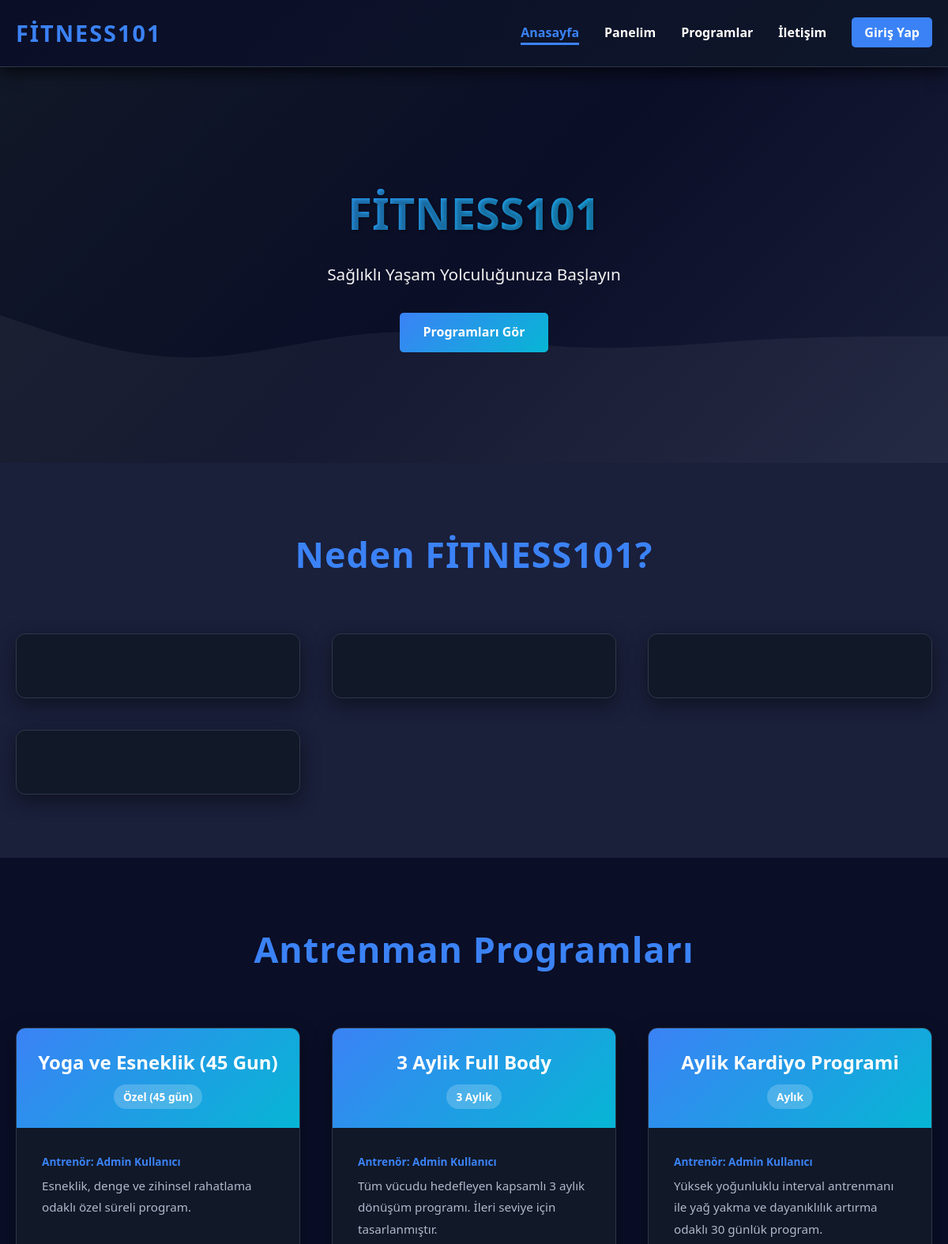
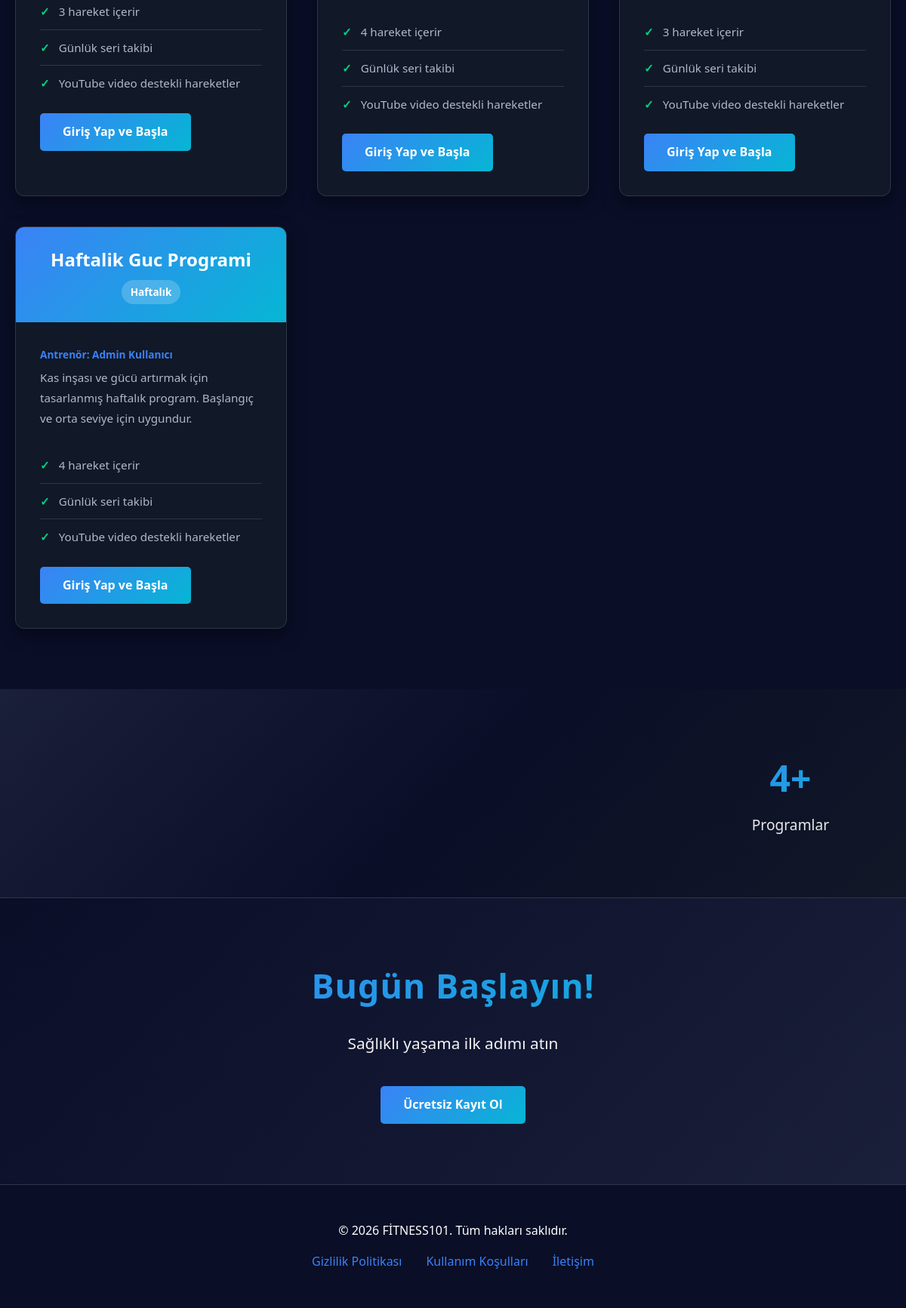
The page / on the database its author committed (2 pictures, top to bottom).
### tables this page shows
CREATE TABLE IF NOT EXISTS program_templates (
    id INT PRIMARY KEY AUTO_INCREMENT,
    name VARCHAR(120) NOT NULL,
    description TEXT,
    duration_type ENUM('haftalik','aylik','uc_aylik','ozel') NOT NULL,
    custom_days INT DEFAULT NULL,
    created_by INT DEFAULT NULL,
    created_at DATETIME DEFAULT CURRENT_TIMESTAMP
);

CREATE TABLE IF NOT EXISTS users (
    id INT PRIMARY KEY AUTO_INCREMENT,
    username VARCHAR(50) NOT NULL UNIQUE,
    email VARCHAR(120) NOT NULL UNIQUE,
    password VARCHAR(64) NOT NULL,
    full_name VARCHAR(100) DEFAULT NULL,
    phone VARCHAR(20) DEFAULT NULL,
    age INT DEFAULT NULL,
    gender ENUM('Erkek','Kadın','Diğer') DEFAULT NULL,
    address VARCHAR(255) DEFAULT NULL,
    is_admin TINYINT(1) DEFAULT 0,
    is_active TINYINT(1) DEFAULT 1,
    trainer_id INT DEFAULT NULL,
    last_login DATETIME DEFAULT NULL,
    created_at DATETIME DEFAULT CURRENT_TIMESTAMP
);

### session-check.php (called while the page is built, shortened)
<?php
require_once 'config.php';
function isLoggedIn() {
    return !empty($_SESSION['logged_in']) && $_SESSION['logged_in'] === true;
}
?>

### config.php (called while the page is built, shortened)
<?php
$conn = new mysqli('localhost', 'root', '', 'fitness101', 3306);
$conn->set_charset('utf8mb4');
$conn->query("CREATE TABLE IF NOT EXISTS users (
    id INT PRIMARY KEY AUTO_INCREMENT,
    username VARCHAR(50) NOT NULL UNIQUE,
    email VARCHAR(120) NOT NULL UNIQUE,
    password VARCHAR(64) NOT NULL,
    full_name VARCHAR(100) DEFAULT NULL,
    phone VARCHAR(20) DEFAULT NULL,
    age INT DEFAULT NULL,
    gender ENUM('Erkek','Kadın','Diğer') DEFAULT NULL,
    address VARCHAR(255) DEFAULT NULL,
    is_admin TINYINT(1) DEFAULT 0,
    is_active TINYINT(1) DEFAULT 1,
    last_login DATETIME DEFAULT NULL,
    created_at DATETIME DEFAULT CURRENT_TIMESTAMP
) ENGINE=InnoDB");
$conn->query("CREATE TABLE IF NOT EXISTS program_templates (
    id INT PRIMARY KEY AUTO_INCREMENT,
    name VARCHAR(120) NOT NULL,
    description TEXT,
    duration_type ENUM('haftalik','aylik','uc_aylik','ozel') NOT NULL,
    custom_days INT DEFAULT NULL,
    created_by INT DEFAULT NULL,
    created_at DATETIME DEFAULT CURRENT_TIMESTAMP
)");
$conn->query("CREATE TABLE IF NOT EXISTS program_exercises (
    id INT PRIMARY KEY AUTO_INCREMENT,
    program_id INT NOT NULL,
    title VARCHAR(120) NOT NULL,
    description TEXT,
    youtube_url VARCHAR(255),
    sort_order INT DEFAULT 1
)");
$conn->query("CREATE TABLE IF NOT EXISTS user_program_assignments (
    id INT PRIMARY KEY AUTO_INCREMENT,
    user_id INT NOT NULL,
    program_id INT NOT NULL,
    start_date DATE NOT NULL,
    end_date DATE NOT NULL,
    selected_days VARCHAR(50) NOT NULL,
    status ENUM('Aktif','Tamamlandı','İptal') DEFAULT 'Aktif',
    created_at DATETIME DEFAULT CURRENT_TIMESTAMP
)");
$conn->query("CREATE TABLE IF NOT EXISTS assignment_schedule (
    id INT PRIMARY KEY AUTO_INCREMENT,
    assignment_id INT NOT NULL,
    scheduled_date DATE NOT NULL,
    is_completed TINYINT(1) DEFAULT 0,
    completed_at DATETIME DEFAULT NULL
)");
$conn->query("CREATE TABLE IF NOT EXISTS workout_history (
    id INT PRIMARY KEY AUTO_INCREMENT,
    user_id INT NOT NULL,
    program_name VARCHAR(120) NOT NULL,
    duration_min INT DEFAULT 0,
    calories INT DEFAULT 0,
    notes TEXT,
    workout_date DATETIME DEFAULT CURRENT_TIMESTAMP
)");
$conn->query("ALTER TABLE users ADD COLUMN IF NOT EXISTS trainer_id INT DEFAULT NULL");
$conn->query("CREATE TABLE IF NOT EXISTS site_settings (
    setting_key VARCHAR(100) PRIMARY KEY,
    setting_value TEXT,
    updated_at DATETIME DEFAULT CURRENT_TIMESTAMP ON UPDATE CURRENT_TIMESTAMP
) ENGINE=InnoDB");
$conn->query("CREATE TABLE IF NOT EXISTS daily_logs (
    id INT PRIMARY KEY AUTO_INCREMENT,
    user_id INT NOT NULL,
    log_date DATE NOT NULL,
    weight DECIMAL(5,2) DEFAULT NULL,
    height DECIMAL(5,1) DEFAULT NULL,
    calories_in INT DEFAULT 0,
    waist DECIMAL(5,1) DEFAULT NULL,
    neck DECIMAL(5,1) DEFAULT NULL,
    hip DECIMAL(5,1) DEFAULT NULL,
    chest DECIMAL(5,1) DEFAULT NULL,
    arm DECIMAL(5,1) DEFAULT NULL,
    shoulder DECIMAL(5,1) DEFAULT NULL,
    notes TEXT,
    created_at DATETIME DEFAULT CURRENT_TIMESTAMP,
    UNIQUE KEY unique_user_date (user_id, log_date)
) ENGINE=InnoDB");
function getAllSettings() {
    global $conn;
    $q = $conn->query("SELECT setting_key, setting_value FROM site_settings");
    $out = [];
    return $out;
}
?>

### index.php (the view, shortened to what this page needs)
<?php
require_once 'config.php';
require_once 'session-check.php';
$programs = [];
$q = $conn->query("SELECT p.id, p.name, p.description, p.duration_type, p.custom_days,
                    (SELECT COUNT(*) FROM program_exercises e WHERE e.program_id=p.id) as exercise_count,
                    u.full_name as trainer_name, u.username as trainer_username
                    FROM program_templates p
                    LEFT JOIN users u ON u.id = p.created_by
                    ORDER BY p.id DESC");
if ($q) $programs = $q->fetch_all(MYSQLI_ASSOC);
$S = getAllSettings();
function ss($key, $def='') { global $S; return $S[$key] ?? $def; }
function durLabel($type, $custom) {
    if ($type === 'haftalik') return 'Haftalık';
    if ($type === 'aylik') return 'Aylık';
    if ($type === 'uc_aylik') return '3 Aylık';
    return 'Özel (' . ($custom ?: 0) . ' gün)';
}
?>
<!DOCTYPE html>
<html lang="tr">
<head>
    <link rel="stylesheet" href="styles.css">
</head>
<body>
    <nav class="navbar">
        <div class="container">
            <div class="logo">FİTNESS101</div>
            <ul class="nav-links">
                <li><a href="index.php" class="active">Anasayfa</a></li>
                <li><a href="user-dashboard.php">Panelim</a></li>
                <li><a href="programs.html">Programlar</a></li>
                <li><a href="contact.php">İletişim</a></li>
                <?php if (!isLoggedIn()): ?>
                    <li><a href="login.html" class="admin-btn">Giriş Yap</a></li>
                <?php endif; ?>
            </ul>
        </div>
    </nav>
    <section class="hero">
        <div class="hero-content">
            <h1><?= htmlspecialchars(ss('hero_title', 'FİTNESS101')) ?></h1>
            <p><?= htmlspecialchars(ss('hero_subtitle', 'Sağlıklı Yaşam Yolculuğunuza Başlayın')) ?></p>
            <a href="#programs" class="btn btn-primary">Programları Gör</a>
        </div>
    </section>
    <section class="features">
        <div class="container">
            <h2>Neden FİTNESS101?</h2>
            <div class="features-grid">
                <?php for ($fi = 1; $fi <= 4; $fi++): ?>
                <div class="feature-card">
                </div>
                <?php endfor; ?>
            </div>
        </div>
    </section>
    <section id="programs" class="programs">
        <div class="container">
            <h2>Antrenman Programları</h2>
            <?php if (empty($programs)): ?>
                <p style="text-align:center;color:var(--text-light);">Henüz program eklenmemiş.</p>
            <?php else: ?>
                <div class="programs-grid">
                    <?php foreach ($programs as $p): ?>
                        <div class="program-card">
                            <div class="program-header">
                                <h3><?= htmlspecialchars($p['name']) ?></h3>
                                <span class="program-badge"><?= durLabel($p['duration_type'], $p['custom_days']) ?></span>
                            </div>
                            <div class="program-body">
                                <?php $tName = $p['trainer_name'] ?: $p['trainer_username']; ?>
                                <?php if ($tName): ?>
                                    <div style="color:var(--primary-color);font-size:.85rem;margin-bottom:6px;font-weight:600">Antrenör: <?= htmlspecialchars($tName) ?></div>
                                <?php endif; ?>
                                <p><?= htmlspecialchars($p['description'] ?: 'Detaylar için programa katılın.') ?></p>
                                <ul class="program-features">
                                    <li><?= (int)$p['exercise_count'] ?> hareket içerir</li>
                                    <li>Günlük seri takibi</li>
                                    <li>YouTube video destekli hareketler</li>
                                </ul>
                                <?php if (isLoggedIn()): ?>
                                    <a href="user-dashboard.php?program_id=<?= (int)$p['id'] ?>" class="btn btn-primary">Antrenman Başla</a>
                                <?php else: ?>
                                    <a href="login.html" class="btn btn-primary">Giriş Yap ve Başla</a>
                                <?php endif; ?>
                            </div>
                        </div>
                    <?php endforeach; ?>
                </div>
            <?php endif; ?>
        </div>
    </section>
    <section class="stats">
        <div class="container">
            <?php for ($si = 1; $si <= 3; $si++): ?>
            <div class="stat-item">
            </div>
            <?php endfor; ?>
            <div class="stat-item">
                <h3><?= count($programs) ?>+</h3>
                <p>Programlar</p>
            </div>
        </div>
    </section>
    <section class="cta">
        <div class="container">
            <h2><?= htmlspecialchars(ss('cta_title', 'Bugün Başlayın!')) ?></h2>
            <p><?= htmlspecialchars(ss('cta_subtitle', 'Sağlıklı yaşama ilk adımı atın')) ?></p>
            <?php if (isLoggedIn()): ?>
                <a href="user-dashboard.php" class="btn btn-primary">Panelime Git</a>
            <?php else: ?>
                <a href="register.php" class="btn btn-primary">Ücretsiz Kayıt Ol</a>
            <?php endif; ?>
        </div>
    </section>
    <footer class="footer">
        <div class="container">
            <p>&copy; 2026 FİTNESS101. Tüm hakları saklıdır.</p>
            <div class="footer-links">
                <a href="#">Gizlilik Politikası</a>
                <a href="#">Kullanım Koşulları</a>
                <a href="contact.php">İletişim</a>
            </div>
        </div>
    </footer>
</body>
</html>

### rows shown on the page
program_templates: name "Yoga ve Esneklik (45 Gun)", durLabel($p['duration_type'], $p['custom_days']) "Özel (45 gün)", users.full_name "Admin Kullanıcı", description "Esneklik, denge ve zihinsel rahatlama odaklı özel süreli program.", exercise_count "3"
program_templates: name "3 Aylik Full Body", durLabel($p['duration_type'], $p['custom_days']) "3 Aylık", users.full_name "Admin Kullanıcı", description "Tüm vücudu hedefleyen kapsamlı 3 aylık dönüşüm programı. İleri seviye için tasarlanmıştır.", exercise_count "4"
program_templates: name "Aylik Kardiyo Programi", durLabel($p['duration_type'], $p['custom_days']) "Aylık", users.full_name "Admin Kullanıcı", description "Yüksek yoğunluklu interval antrenmanı ile yağ yakma ve dayanıklılık artırma odaklı 30 günlük program.", exercise_count "3"
program_templates: name "Haftalik Guc Programi", durLabel($p['duration_type'], $p['custom_days']) "Haftalık", users.full_name "Admin Kullanıcı", description "Kas inşası ve gücü artırmak için tasarlanmış haftalık program. Başlangıç ve orta seviye için uygundur.", exercise_count "4"

### other values the page prints
ss('hero_title', 'FİTNESS101') "FİTNESS101"
ss('hero_subtitle', 'Sağlıklı Yaşam Yolculuğunuza Başlayın') "Sağlıklı Yaşam Yolculuğunuza Başlayın"
count($programs) "4"
ss('cta_title', 'Bugün Başlayın!') "Bugün Başlayın!"
ss('cta_subtitle', 'Sağlıklı yaşama ilk adımı atın') "Sağlıklı yaşama ilk adımı atın"
